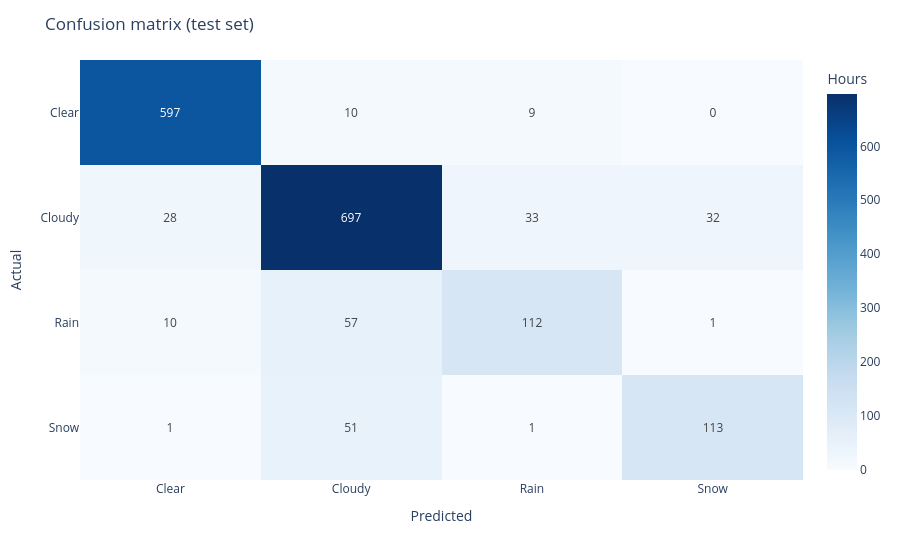

The notebook cell saved with this chart:
### Markdown cell above
**What this means:** **Clear** (F1 about 0.95) and **Cloudy** (about 0.87) are predicted very well. **Rain** (about 0.67) and **Snow** (about 0.72) are harder: with fewer than 1,000 examples each, a new hour often has more Cloudy neighbours than Rain or Snow neighbours. Rain recall is the weakest number, at about 62%, so roughly 4 in 10 rainy hours are missed.

### Code cell
evaluator.plot_confusion(y_test, y_pred).show()
evaluator.confusion(y_test, y_pred)

### Figure 1 — Plotly figure (JSON) as saved in the notebook; plotly's stock layout.template omitted (floating-point values rounded to 4 significant figures)
{"data": [{"coloraxis": "coloraxis", "hovertemplate": "Predicted: %{x}<br>Actual: %{y}<br>Hours: %{z}<extra></extra>", "name": "0", "texttemplate": "%{z}", "type": "heatmap", "x": ["Clear", "Cloudy", "Rain", "Snow"], "xaxis": "x", "y": ["Clear", "Cloudy", "Rain", "Snow"], "yaxis": "y", "z": [[597, 10, 9, 0], [28, 697, 33, 32], [10, 57, 112, 1], [1, 51, 1, 113]]}], "layout": {"coloraxis": {"autocolorscale": false, "colorbar": {"title": {"text": "Hours"}}, "colorscale": [[0, "rgb(247,251,255)"], [0.125, "rgb(222,235,247)"], [0.25, "rgb(198,219,239)"], [0.375, "rgb(158,202,225)"], [0.5, "rgb(107,174,214)"], [0.625, "rgb(66,146,198)"], [0.75, "rgb(33,113,181)"], [0.875, "rgb(8,81,156)"], [1, "rgb(8,48,107)"]]}, "margin": {"t": 60}, "title": {"text": "Confusion matrix (test set)"}, "xaxis": {"anchor": "y", "domain": [0, 1], "title": {"text": "Predicted"}}, "yaxis": {"anchor": "x", "autorange": "reversed", "domain": [0, 1], "title": {"text": "Actual"}}}}
